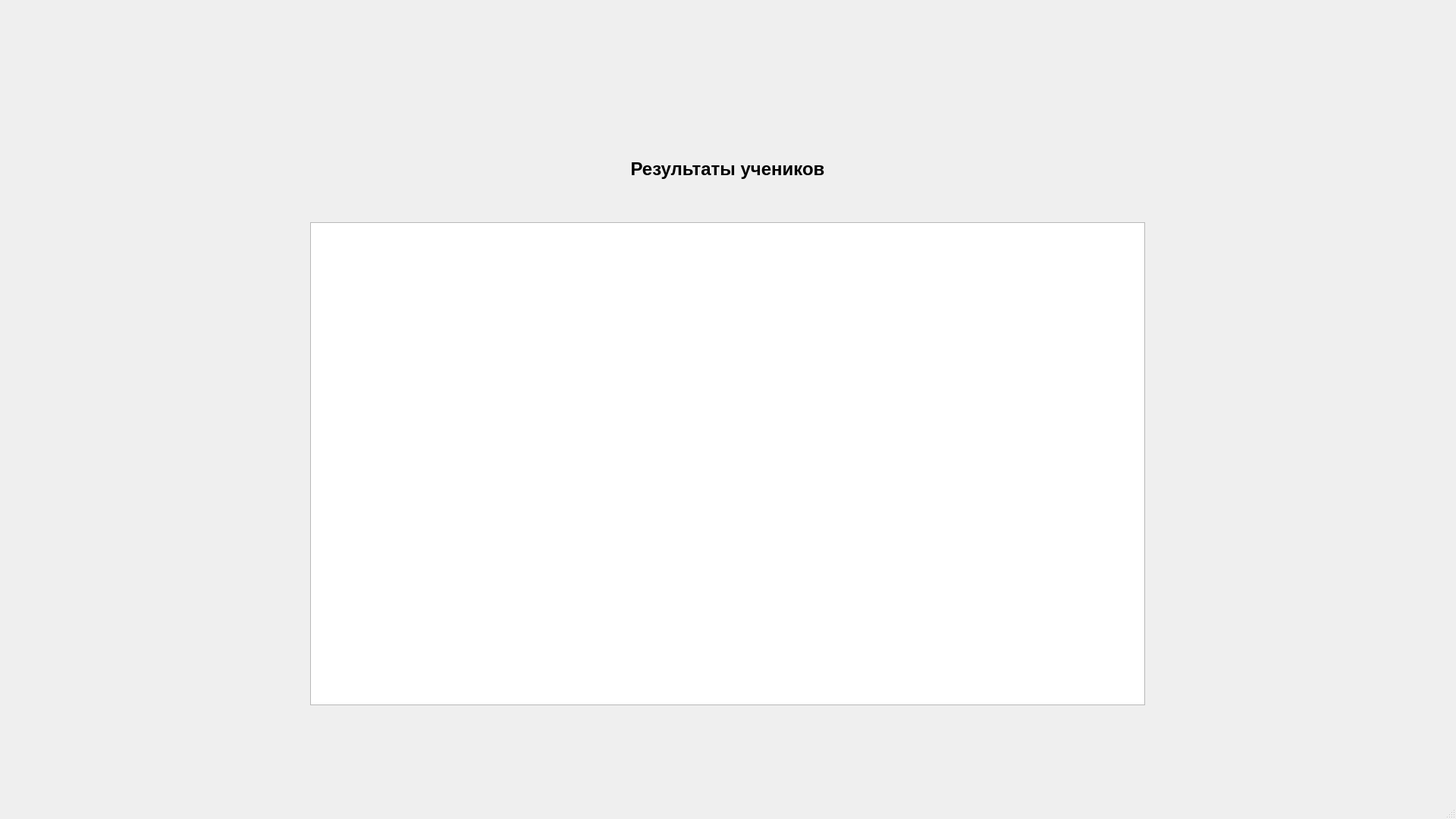
<?xml version="1.0" encoding="UTF-8"?>
<ui version="4.0">
 <class>MainWindow</class>
 <widget class="QMainWindow" name="MainWindow">
  <property name="geometry">
   <rect>
    <x>0</x>
    <y>0</y>
    <width>1920</width>
    <height>1080</height>
   </rect>
  </property>
  <property name="windowTitle">
   <string>MainWindow</string>
  </property>
  <widget class="QWidget" name="centralwidget">
   <widget class="QWidget" name="gridLayoutWidget">
    <property name="geometry">
     <rect>
      <x>9</x>
      <y>9</y>
      <width>1901</width>
      <height>1021</height>
     </rect>
    </property>
    <layout class="QGridLayout" name="gridLayout">
     <item row="2" column="1">
      <widget class="QTableView" name="table_tests">
       <property name="sizePolicy">
        <sizepolicy hsizetype="Expanding" vsizetype="Expanding">
         <horstretch>0</horstretch>
         <verstretch>5</verstretch>
        </sizepolicy>
       </property>
       <property name="font">
        <font>
         <family>Arial</family>
         <pointsize>12</pointsize>
        </font>
       </property>
      </widget>
     </item>
     <item row="1" column="1">
      <widget class="QLabel" name="label">
       <property name="sizePolicy">
        <sizepolicy hsizetype="Preferred" vsizetype="Preferred">
         <horstretch>0</horstretch>
         <verstretch>1</verstretch>
        </sizepolicy>
       </property>
       <property name="font">
        <font>
         <family>Arial</family>
         <pointsize>18</pointsize>
         <weight>75</weight>
         <bold>true</bold>
        </font>
       </property>
       <property name="text">
        <string>Результаты учеников</string>
       </property>
       <property name="alignment">
        <set>Qt::AlignCenter</set>
       </property>
      </widget>
     </item>
     <item row="2" column="2">
      <spacer name="horizontalSpacer_2">
       <property name="orientation">
        <enum>Qt::Horizontal</enum>
       </property>
       <property name="sizeType">
        <enum>QSizePolicy::Fixed</enum>
       </property>
       <property name="sizeHint" stdset="0">
        <size>
         <width>400</width>
         <height>20</height>
        </size>
       </property>
      </spacer>
     </item>
     <item row="2" column="0">
      <spacer name="horizontalSpacer">
       <property name="orientation">
        <enum>Qt::Horizontal</enum>
       </property>
       <property name="sizeType">
        <enum>QSizePolicy::Fixed</enum>
       </property>
       <property name="sizeHint" stdset="0">
        <size>
         <width>400</width>
         <height>20</height>
        </size>
       </property>
      </spacer>
     </item>
     <item row="0" column="1">
      <spacer name="verticalSpacer">
       <property name="orientation">
        <enum>Qt::Vertical</enum>
       </property>
       <property name="sizeType">
        <enum>QSizePolicy::Fixed</enum>
       </property>
       <property name="sizeHint" stdset="0">
        <size>
         <width>20</width>
         <height>150</height>
        </size>
       </property>
      </spacer>
     </item>
     <item row="3" column="1">
      <spacer name="verticalSpacer_2">
       <property name="orientation">
        <enum>Qt::Vertical</enum>
       </property>
       <property name="sizeHint" stdset="0">
        <size>
         <width>20</width>
         <height>100</height>
        </size>
       </property>
      </spacer>
     </item>
    </layout>
   </widget>
  </widget>
  <widget class="QMenuBar" name="menubar">
   <property name="geometry">
    <rect>
     <x>0</x>
     <y>0</y>
     <width>1920</width>
     <height>21</height>
    </rect>
   </property>
  </widget>
  <widget class="QStatusBar" name="statusbar"/>
 </widget>
 <resources/>
 <connections/>
</ui>
